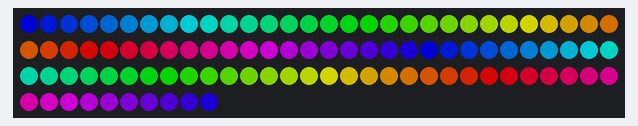
A sketch run on a simulated Arduino Uno, built with avr-gcc and run on an emulated ATmega328P. Parts: 100 RGB LEDs in strip order, left to right, continuing on the next row. Dim RGB values are drawn brighter than linear.

Above: at 0.15 s.
At 5.6 s:
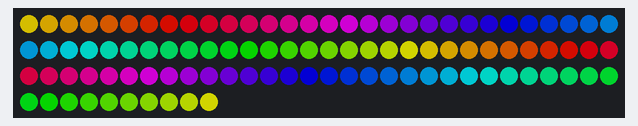
At 11.35 s:
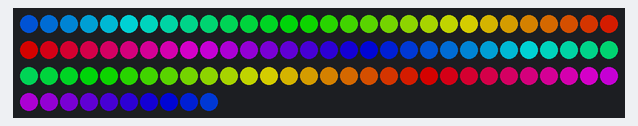
At 19.82 s:
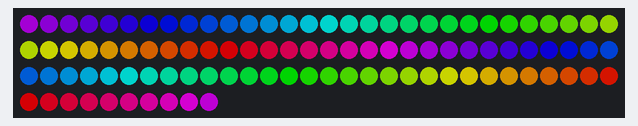
At 28.59 s:
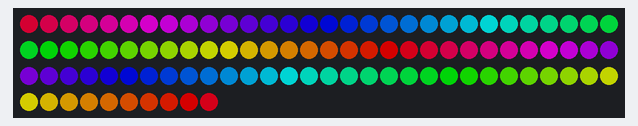
At 39.79 s:
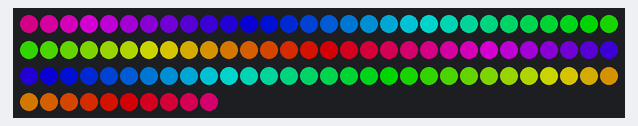

The sketch:

fast_rainbow_test.ino
```cpp
// https://github.com/Makuna/NeoPixelBus
// https://github.com/Makuna/NeoPixelBus/wiki/NeoPixelBus-object-API
// https://github.com/Makuna/NeoPixelBus/wiki/HslColor-object-API
// http://www.vagrearg.org/content/hsvrgb

#include <NeoPixelBus.h>
//#define HSV_USE_ASSEMBLY  /* Optimize code using assembly */
// If assembly is used, Arduino IDE must be modified!:
// C:\Program Files (x86)\Arduino\hardware\arduino\avr\platform.txt
// compiler.cpp.flags: -OS -> -O1
#include "fast_hsv2rgb.c"

#define MAX_PIXELS 100
#define MAX_BRIGHTNESS 128
#define SPEED 6.0f
#define PERIODS 2.0f
// (100 ledstrip: 100, 255, 0.1, 1)
// (300 ledstrip: 300, 128, 2, 2)

const uint8_t PixelPin = 2;
uint16_t frame = 0;
float phase = 0;
uint32_t old_t = 0;

NeoPixelBus<NeoGrbFeature, Neo800KbpsMethod> strip(MAX_PIXELS, PixelPin);

void setup() {
}

void loop() {
  //float hue_moving = ((float)(frame*SPEED))/360.0f * HSV_HUE_MAX;
  uint16_t hue_moving = phase * HSV_HUE_MAX;
  float hue_mul = HSV_HUE_MAX/(MAX_PIXELS/PERIODS);
  uint8_t *p = strip.Pixels();
  for (uint16_t i = 0; i < MAX_PIXELS; i++) {
    //float hue_temp = ((float)i)*hue_mul;
    //uint16_t hue = ((uint16_t)(hue_temp + hue_moving)) % HSV_HUE_MAX;
    uint16_t hue_temp = ((float)i)*hue_mul;
    uint16_t hue = (hue_temp + hue_moving) % HSV_HUE_MAX;
    fast_hsv2rgb_32bit(hue, 255, MAX_BRIGHTNESS, p++, p++, p++);
    //fast_hsv2rgb_8bit(hue, 255, MAX_BRIGHTNESS, p++, p++, p++);
    //*p=i; p++; *p=i; p++; *p=i; p++;
  }
  strip.Dirty();
  strip.Show();

  frame++;
  phase += SPEED/((float)(micros()-old_t));
  old_t = micros();
  phase = fmod(phase, 1.0f);
}
```

Source omitted: fast_hsv2rgb.c (18783 bytes)
